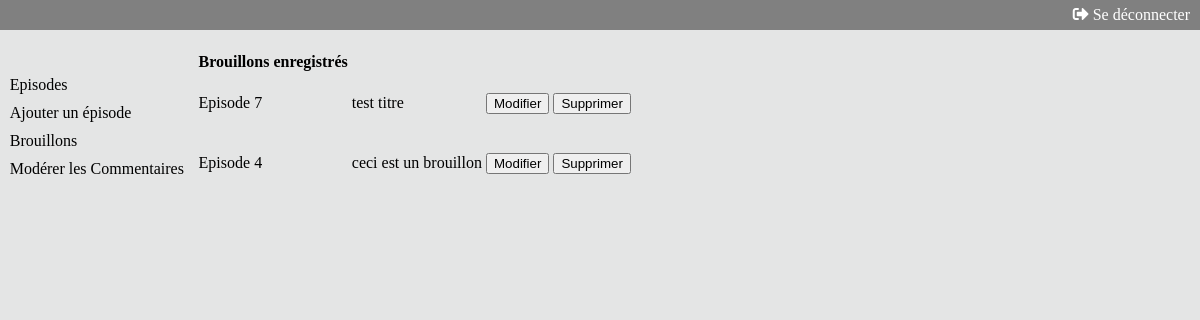
The page /index.php?action=drafts on the database as committed earlier.
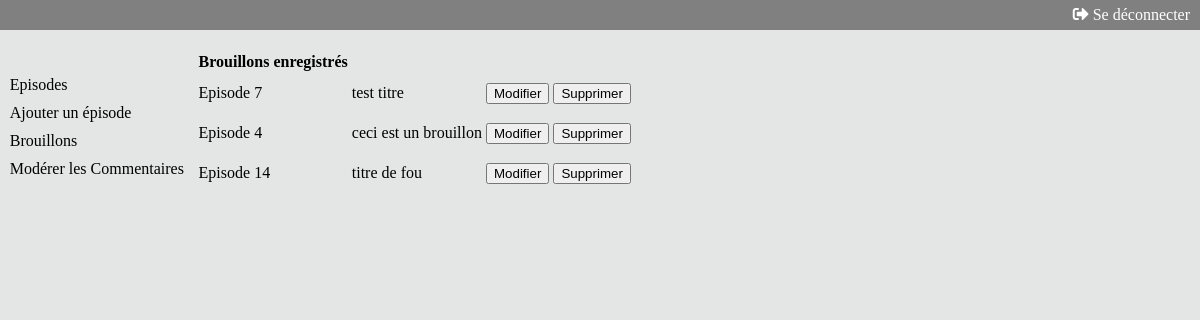
The same page on the database as committed later.
### tables this page shows
CREATE TABLE IF NOT EXISTS `drafts` (
  `draft_id` tinyint(4) NOT NULL AUTO_INCREMENT,
  `episode` tinyint(4) DEFAULT NULL,
  `draft_title` varchar(255) NOT NULL,
  `draft_content` text NOT NULL,
  PRIMARY KEY (`draft_id`)
);

### src/View/View.php (called while the page is built, shortened)
<?php
class View
{
    public function display(array $data, string $template, string $layout) : void
    {
        require_once($template);
        $content = ob_get_clean();
        require_once($layout);
    }
}

### src/Controller/BackOffice/DraftController.php (called while the page is built, shortened)
<?php
class DraftController
{
    private $view;
    private $layout;
    private $backTemplate;
    public function __construct(DraftManager $draftManager, View $view)
    {
        $this->draftManager = $draftManager;
        $this->view = $view;
        $this->layout = '../templates/backoffice/layout.html.php';
        $this->backTemplate = '../templates/backoffice/';
    }
    public function displayDrafts() : void
    {
        $template = $this->backTemplate.'draftsList.html.php';
        $data = $this->draftManager->getDrafts();
        $this->view->display($data, $template, $this->layout);
    }
}

### public/index.php (called while the page is built, shortened)
<?php
$router = new Router();
$router->run();

### src/Model/DraftManager.php (called while the page is built, shortened)
<?php
class DraftManager
{
    private $database;
    public function __construct(Database $database)
    {
        $this->database = $database->databaseConnect();
    }
    public function getDrafts() : array
    {
        $getDrafts = $this->database->prepare('SELECT * FROM drafts');
        $getDrafts->execute();
        return $getDrafts->fetchAll();
    }
}

### src/Service/Database.php (called while the page is built, shortened)
<?php
class Database
{
    private $servor = 'mysql:dbname=jean_forteroche;host=localhost;port=3308;chartset=utf-8';
    private $user = 'root';
    private $password = '';
    public function databaseConnect() : object
    {
        return new \PDO($this->servor, $this->user, $this->password);
    }
}

### Templates/backOffice/draftsList.html.php (the view)
<table class='list'>
    <thead>
        <tr>
            <th>Brouillons enregistrés</th>
        </tr>
    </thead>
    <tbody>
        <?php foreach ($data as $entry) {?>
        <tr>
            <td>Episode <?=$entry['episode']?></td>
            <td><?=$entry['draft_title']?></td>
            <td><a href='index.php?action=update_draft&draft_id=<?=$entry['draft_id']?>'><button>Modifier</button></a></td>
            <td><a href='index.php?action=delete_draft&draft_id=<?=$entry['draft_id']?>'><button>Supprimer</button></a></td>
        </tr>
        <?php
        }
        ?>
    </tbody>
</table>

### src/Service/Router.php (shortened to what this page needs)
<?php
class Router
{
    private $postController;
    private $draftController;
    private $get;
    public function __construct()
    {
        $this->database = new Database();
        $this->postManager = new PostManager($this->database);
        $this->commentManager = new CommentManager($this->database);
        $this->view = new View();
        $this->postController = new PostController($this->postManager, $this->view, $this->commentManager);
        $this->draftManager = new DraftManager($this->database);
        $this->draftController = new DraftController($this->draftManager, $this->view);
        $this->get = $_GET;
    }
    public function run(): void
    {
        if (empty($this->get)) {
            $this->postController->displayHome();
        }
        elseif (isset($this->get['action'])) {
            switch ($this->get['action']) {
                case 'drafts' :
                    $this->draftController->displayDrafts();
                break;
            }
        }
    }
}

### Templates/backOffice/layout.html.php (shortened to what this page needs)
<!DOCTYPE html>
<html lang="fr">
    <head>
        <link rel="stylesheet" href="../public/css/style.css" />
        <link rel="stylesheet" href="../public/fontawesome/css/all.css" />
    </head>
    <header class='backoffice_header'>
        <div id='logout_link'>
            <a href='index.php?action=logout'>
                <i class='fas fa-sign-out-alt'></i>
                <span>Se déconnecter</span>
            </a>
        </div>
    </header>
    <body>
        <main class="backoffice">
            <nav id='back_nav'>
                <ul>
                    <li><a href='index.php?action=episodes_list'>Episodes</a></li>
                    <li><a href='index.php?action=new_post'>Ajouter un épisode</a></li>
                    <li><a href='index.php?action=drafts'>Brouillons</a></li>
                    <li><a href='index.php?action=moderate_comments'>Modérer les Commentaires</a></li>
                </ul>
            </nav>
            <?=$content?>
        </main>
    </body>
</html>

### public/css/style.css (style rules this page uses)
html { font-family: aileron; background-color: #e4e5e5; }
a { text-decoration: none; color: black; }
header { position: relative; }
.backoffice { display: flex; margin-top: 50px; }
.backoffice_header { width: 100%; height: 30px; background-color: grey; position: fixed; top: 0; left: 0; display: flex; justify-content: flex-end; align-items: center; }
#logout_link { margin-right: 10px; }
#logout_link i, #logout_link span { color: white; }
#back_nav { width: 15%; display: flex; justify-content: center; margin-right: 10px; }
#back_nav ul { list-style-type: none; padding-left: 0; }
#back_nav li { margin-top: 10px; }

Rows that differ between the two databases and show on the page:
added drafts: episode "14", draft_title "titre de fou"
